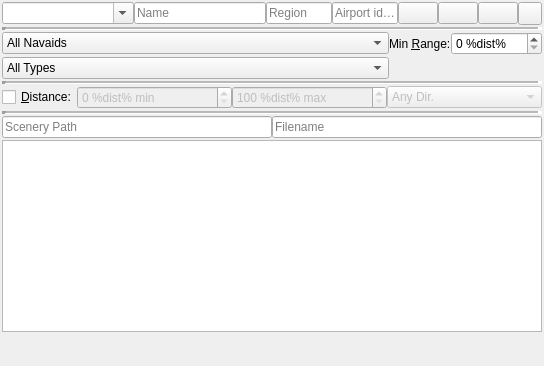
       <widget class="QWidget" name="tabNavIdSearch">
        <attribute name="title">
         <string>Navaids</string>
        </attribute>
        <attribute name="toolTip">
         <string>Search for VOR, NDB and waypoints</string>
        </attribute>
        <layout class="QVBoxLayout" name="verticalLayout_5">
         <property name="spacing">
          <number>2</number>
         </property>
         <property name="leftMargin">
          <number>2</number>
         </property>
         <property name="topMargin">
          <number>2</number>
         </property>
         <property name="rightMargin">
          <number>2</number>
         </property>
         <property name="bottomMargin">
          <number>2</number>
         </property>
         <item>
          <layout class="QVBoxLayout" name="verticalLayoutNavSearch">
           <property name="spacing">
            <number>2</number>
           </property>
           <property name="bottomMargin">
            <number>0</number>
           </property>
           <item>
            <layout class="QHBoxLayout" name="horizontalLayoutNavNameSearch">
             <property name="spacing">
              <number>0</number>
             </property>
             <property name="topMargin">
              <number>0</number>
             </property>
             <item>
              <widget class="QComboBox" name="comboBoxNavIcaoSearch">
               <property name="sizePolicy">
                <sizepolicy hsizetype="Expanding" vsizetype="Fixed">
                 <horstretch>2</horstretch>
                 <verstretch>0</verstretch>
                </sizepolicy>
               </property>
               <property name="sizeIncrement">
                <size>
                 <width>0</width>
                 <height>0</height>
                </size>
               </property>
               <property name="contextMenuPolicy">
                <enum>Qt::CustomContextMenu</enum>
               </property>
               <property name="toolTip">
                <string>Navaid ICAO ident</string>
               </property>
               <property name="statusTip">
                <string>Navaid ICAO ident</string>
               </property>
               <property name="editable">
                <bool>true</bool>
               </property>
               <property name="maxVisibleItems">
                <number>20</number>
               </property>
               <property name="maxCount">
                <number>20</number>
               </property>
               <property name="insertPolicy">
                <enum>QComboBox::InsertAtTop</enum>
               </property>
               <property name="placeholderText">
                <string>Ident</string>
               </property>
               <property name="frame">
                <bool>true</bool>
               </property>
              </widget>
             </item>
             <item>
              <widget class="QLineEdit" name="lineEditNavNameSearch">
               <property name="sizePolicy">
                <sizepolicy hsizetype="Expanding" vsizetype="Fixed">
                 <horstretch>2</horstretch>
                 <verstretch>0</verstretch>
                </sizepolicy>
               </property>
               <property name="toolTip">
                <string>Navaid name</string>
               </property>
               <property name="statusTip">
                <string>Navaid name</string>
               </property>
               <property name="placeholderText">
                <string>Name</string>
               </property>
               <property name="clearButtonEnabled">
                <bool>true</bool>
               </property>
              </widget>
             </item>
             <item>
              <widget class="QLineEdit" name="lineEditNavRegionSearch">
               <property name="sizePolicy">
                <sizepolicy hsizetype="Expanding" vsizetype="Fixed">
                 <horstretch>1</horstretch>
                 <verstretch>0</verstretch>
                </sizepolicy>
               </property>
               <property name="toolTip">
                <string>Navaid two-letter code for region</string>
               </property>
               <property name="statusTip">
                <string>Navaid two-letter code for region</string>
               </property>
               <property name="placeholderText">
                <string>Region</string>
               </property>
               <property name="clearButtonEnabled">
                <bool>true</bool>
               </property>
              </widget>
             </item>
             <item>
              <widget class="QLineEdit" name="lineEditNavAirportIcaoSearch">
               <property name="sizePolicy">
                <sizepolicy hsizetype="Expanding" vsizetype="Fixed">
                 <horstretch>1</horstretch>
                 <verstretch>0</verstretch>
                </sizepolicy>
               </property>
               <property name="toolTip">
                <string>Navaid airport ICAO code</string>
               </property>
               <property name="statusTip">
                <string>Navaid airport ICAO code</string>
               </property>
               <property name="placeholderText">
                <string>Airport ident</string>
               </property>
               <property name="clearButtonEnabled">
                <bool>true</bool>
               </property>
              </widget>
             </item>
             <item>
              <widget class="QPushButton" name="pushButtonNavSearchReset">
               <property name="toolTip">
                <string>Clear all search filters</string>
               </property>
               <property name="statusTip">
                <string>Clear all search filters</string>
               </property>
               <property name="text">
                <string/>
               </property>
               <property name="icon">
                <iconset resource="../../littlenavmap.qrc">
                 <normaloff>:/littlenavmap/resources/icons/clear.svg</normaloff>:/littlenavmap/resources/icons/clear.svg</iconset>
               </property>
              </widget>
             </item>
             <item>
              <widget class="QPushButton" name="pushButtonNavSearchClearSelection">
               <property name="toolTip">
                <string>Clear selection and delete highlights on the map</string>
               </property>
               <property name="statusTip">
                <string>Clear selection and delete highlights on the map</string>
               </property>
               <property name="text">
                <string/>
               </property>
               <property name="icon">
                <iconset resource="../../littlenavmap.qrc">
                 <normaloff>:/littlenavmap/resources/icons/clearselection.svg</normaloff>:/littlenavmap/resources/icons/clearselection.svg</iconset>
               </property>
              </widget>
             </item>
             <item>
              <widget class="QPushButton" name="pushButtonNavHelpSearch">
               <property name="toolTip">
                <string/>
               </property>
               <property name="statusTip">
                <string>Show help for the navaid search tab</string>
               </property>
               <property name="text">
                <string/>
               </property>
               <property name="icon">
                <iconset resource="../../littlenavmap.qrc">
                 <normaloff>:/littlenavmap/resources/icons/help.svg</normaloff>:/littlenavmap/resources/icons/help.svg</iconset>
               </property>
              </widget>
             </item>
             <item>
              <widget class="QToolButton" name="toolButtonNavSearch">
               <property name="toolTip">
                <string>Show or hide search options</string>
               </property>
               <property name="statusTip">
                <string>Show or hide search options</string>
               </property>
               <property name="accessibleName">
                <string/>
               </property>
               <property name="text">
                <string/>
               </property>
               <property name="icon">
                <iconset resource="../../littlenavmap.qrc">
                 <normaloff>:/littlenavmap/resources/icons/menubutton.svg</normaloff>:/littlenavmap/resources/icons/menubutton.svg</iconset>
               </property>
               <property name="popupMode">
                <enum>QToolButton::InstantPopup</enum>
               </property>
               <property name="toolButtonStyle">
                <enum>Qt::ToolButtonTextBesideIcon</enum>
               </property>
              </widget>
             </item>
            </layout>
           </item>
           <item>
            <widget class="Line" name="lineNavTypeSearch">
             <property name="lineWidth">
              <number>4</number>
             </property>
             <property name="midLineWidth">
              <number>2</number>
             </property>
             <property name="orientation">
              <enum>Qt::Horizontal</enum>
             </property>
            </widget>
           </item>
           <item>
            <layout class="QGridLayout" name="gridLayoutNavSearchType">
             <property name="topMargin">
              <number>0</number>
             </property>
             <property name="horizontalSpacing">
              <number>0</number>
             </property>
             <property name="verticalSpacing">
              <number>2</number>
             </property>
             <item row="2" column="1">
              <widget class="QComboBox" name="comboBoxNavNavAidSearch">
               <property name="toolTip">
                <string>Navaid categories</string>
               </property>
               <property name="statusTip">
                <string>Navaid categories</string>
               </property>
               <item>
                <property name="text">
                 <string>All Navaids</string>
                </property>
               </item>
               <item>
                <property name="text">
                 <string>All VOR/VORTAC/TACAN</string>
                </property>
               </item>
               <item>
                <property name="text">
                 <string>All VOR/VORTAC/TACAN/NDB</string>
                </property>
               </item>
               <item>
                <property name="text">
                 <string>Only VOR-DME</string>
                </property>
               </item>
               <item>
                <property name="text">
                 <string>Only VOR</string>
                </property>
               </item>
               <item>
                <property name="text">
                 <string>Only DME</string>
                </property>
               </item>
               <item>
                <property name="text">
                 <string>Only VORTAC</string>
                </property>
               </item>
               <item>
                <property name="text">
                 <string>Only TACAN</string>
                </property>
               </item>
               <item>
                <property name="text">
                 <string>All NDB</string>
                </property>
               </item>
               <item>
                <property name="text">
                 <string>All Waypoints</string>
                </property>
               </item>
               <item>
                <property name="text">
                 <string>All Waypoints on Airways</string>
                </property>
               </item>
              </widget>
             </item>
             <item row="3" column="1">
              <widget class="QComboBox" name="comboBoxNavTypeSearch">
               <property name="toolTip">
                <string>Navaid types</string>
               </property>
               <property name="statusTip">
                <string>Navaid types</string>
               </property>
               <item>
                <property name="text">
                 <string>All Types</string>
                </property>
               </item>
               <item>
                <property name="text">
                 <string>VOR/VORTAC - High</string>
                </property>
               </item>
               <item>
                <property name="text">
                 <string>VOR/VORTAC - Low</string>
                </property>
               </item>
               <item>
                <property name="text">
                 <string>VOR/VORTAC - Terminal</string>
                </property>
               </item>
               <item>
                <property name="text">
                 <string>NDB - HH</string>
                </property>
               </item>
               <item>
                <property name="text">
                 <string>NDB - H</string>
                </property>
               </item>
               <item>
                <property name="text">
                 <string>NDB - MH</string>
                </property>
               </item>
               <item>
                <property name="text">
                 <string>NDB - Compass Locator</string>
                </property>
               </item>
               <item>
                <property name="text">
                 <string>Waypoint - VOR</string>
                </property>
               </item>
               <item>
                <property name="text">
                 <string>Waypoint - NDB</string>
                </property>
               </item>
               <item>
                <property name="text">
                 <string>Waypoint - Other</string>
                </property>
               </item>
              </widget>
             </item>
             <item row="2" column="2">
              <widget class="QLabel" name="labelNavMaxRangeSearch">
               <property name="sizePolicy">
                <sizepolicy hsizetype="Fixed" vsizetype="Preferred">
                 <horstretch>0</horstretch>
                 <verstretch>0</verstretch>
                </sizepolicy>
               </property>
               <property name="text">
                <string>Min &amp;Range:</string>
               </property>
               <property name="buddy">
                <cstring>spinBoxNavMaxRangeSearch</cstring>
               </property>
              </widget>
             </item>
             <item row="2" column="3">
              <widget class="QSpinBox" name="spinBoxNavMaxRangeSearch">
               <property name="sizePolicy">
                <sizepolicy hsizetype="Fixed" vsizetype="Fixed">
                 <horstretch>0</horstretch>
                 <verstretch>0</verstretch>
                </sizepolicy>
               </property>
               <property name="toolTip">
                <string>Minimum range of a VOR or NDB</string>
               </property>
               <property name="statusTip">
                <string>Minimum range of a VOR or NDB</string>
               </property>
               <property name="showGroupSeparator" stdset="0">
                <bool>true</bool>
               </property>
               <property name="suffix">
                <string> %dist%</string>
               </property>
               <property name="minimum">
                <number>0</number>
               </property>
               <property name="maximum">
                <number>400</number>
               </property>
               <property name="singleStep">
                <number>10</number>
               </property>
               <property name="value">
                <number>0</number>
               </property>
              </widget>
             </item>
            </layout>
           </item>
           <item>
            <widget class="Line" name="lineNavDistanceSearch">
             <property name="lineWidth">
              <number>4</number>
             </property>
             <property name="midLineWidth">
              <number>2</number>
             </property>
             <property name="orientation">
              <enum>Qt::Horizontal</enum>
             </property>
            </widget>
           </item>
           <item>
            <layout class="QHBoxLayout" name="horizontalLayoutNavDistanceSearch">
             <property name="spacing">
              <number>0</number>
             </property>
             <property name="topMargin">
              <number>0</number>
             </property>
             <property name="bottomMargin">
              <number>0</number>
             </property>
             <item>
              <widget class="QCheckBox" name="checkBoxNavDistSearch">
               <property name="sizePolicy">
                <sizepolicy hsizetype="Fixed" vsizetype="Fixed">
                 <horstretch>0</horstretch>
                 <verstretch>0</verstretch>
                </sizepolicy>
               </property>
               <property name="toolTip">
                <string>Search for all navaids within the given distance limits around the distance search center</string>
               </property>
               <property name="statusTip">
                <string>Search for all navaids within the given distance limits around the distance search center</string>
               </property>
               <property name="text">
                <string>&amp;Distance:</string>
               </property>
              </widget>
             </item>
             <item>
              <widget class="QSpinBox" name="spinBoxNavDistMinSearch">
               <property name="enabled">
                <bool>false</bool>
               </property>
               <property name="toolTip">
                <string>Minimum navaid distance to search center</string>
               </property>
               <property name="statusTip">
                <string>Minimum navaid distance to search center</string>
               </property>
               <property name="showGroupSeparator" stdset="0">
                <bool>true</bool>
               </property>
               <property name="suffix">
                <string> %dist% min</string>
               </property>
               <property name="maximum">
                <number>3000</number>
               </property>
               <property name="singleStep">
                <number>100</number>
               </property>
              </widget>
             </item>
             <item>
              <widget class="QSpinBox" name="spinBoxNavDistMaxSearch">
               <property name="enabled">
                <bool>false</bool>
               </property>
               <property name="toolTip">
                <string>Maximum navaid distance to search center</string>
               </property>
               <property name="statusTip">
                <string>Maximum navaid distance to search center</string>
               </property>
               <property name="specialValueText">
                <string/>
               </property>
               <property name="showGroupSeparator" stdset="0">
                <bool>true</bool>
               </property>
               <property name="suffix">
                <string> %dist% max</string>
               </property>
               <property name="minimum">
                <number>100</number>
               </property>
               <property name="maximum">
                <number>3000</number>
               </property>
               <property name="singleStep">
                <number>100</number>
               </property>
               <property name="value">
                <number>100</number>
               </property>
              </widget>
             </item>
             <item>
              <widget class="QComboBox" name="comboBoxNavDistDirectionSearch">
               <property name="enabled">
                <bool>false</bool>
               </property>
               <property name="toolTip">
                <string>Approximate direction to search center</string>
               </property>
               <property name="statusTip">
                <string>Approximate direction to search center</string>
               </property>
               <item>
                <property name="text">
                 <string>Any Dir.</string>
                </property>
               </item>
               <item>
                <property name="text">
                 <string>North</string>
                </property>
               </item>
               <item>
                <property name="text">
                 <string>East</string>
                </property>
               </item>
               <item>
                <property name="text">
                 <string>South</string>
                </property>
               </item>
               <item>
                <property name="text">
                 <string>West</string>
                </property>
               </item>
              </widget>
             </item>
            </layout>
           </item>
           <item>
            <widget class="Line" name="lineNavScenerySearch">
             <property name="lineWidth">
              <number>4</number>
             </property>
             <property name="midLineWidth">
              <number>2</number>
             </property>
             <property name="orientation">
              <enum>Qt::Horizontal</enum>
             </property>
            </widget>
           </item>
           <item>
            <layout class="QHBoxLayout" name="horizontalLayoutNavScenerySearch">
             <property name="spacing">
              <number>0</number>
             </property>
             <property name="bottomMargin">
              <number>0</number>
             </property>
             <item>
              <widget class="QLineEdit" name="lineEditNavScenerySearch">
               <property name="toolTip">
                <string>Path of the scenery file containing the navaid</string>
               </property>
               <property name="statusTip">
                <string>Path of the scenery file containing the navaid</string>
               </property>
               <property name="placeholderText">
                <string>Scenery Path</string>
               </property>
               <property name="clearButtonEnabled">
                <bool>true</bool>
               </property>
              </widget>
             </item>
             <item>
              <widget class="QLineEdit" name="lineEditNavFileSearch">
               <property name="toolTip">
                <string>Name of the scenery file containing the navaid</string>
               </property>
               <property name="statusTip">
                <string>Name of the scenery file containing the navaid</string>
               </property>
               <property name="placeholderText">
                <string>Filename</string>
               </property>
               <property name="clearButtonEnabled">
                <bool>true</bool>
               </property>
              </widget>
             </item>
            </layout>
           </item>
           <item>
            <widget class="QTableView" name="tableViewNavSearch">
             <property name="minimumSize">
              <size>
               <width>0</width>
               <height>20</height>
              </size>
             </property>
             <property name="font">
              <font>
               <pointsize>9</pointsize>
              </font>
             </property>
             <property name="contextMenuPolicy">
              <enum>Qt::CustomContextMenu</enum>
             </property>
             <property name="editTriggers">
              <set>QAbstractItemView::NoEditTriggers</set>
             </property>
             <property name="tabKeyNavigation">
              <bool>false</bool>
             </property>
             <property name="showDropIndicator" stdset="0">
              <bool>false</bool>
             </property>
             <property name="dragDropOverwriteMode">
              <bool>false</bool>
             </property>
             <property name="alternatingRowColors">
              <bool>true</bool>
             </property>
             <property name="selectionMode">
              <enum>QAbstractItemView::ExtendedSelection</enum>
             </property>
             <property name="selectionBehavior">
              <enum>QAbstractItemView::SelectRows</enum>
             </property>
             <property name="horizontalScrollMode">
              <enum>QAbstractItemView::ScrollPerPixel</enum>
             </property>
             <property name="sortingEnabled">
              <bool>true</bool>
             </property>
             <property name="wordWrap">
              <bool>false</bool>
             </property>
             <attribute name="horizontalHeaderMinimumSectionSize">
              <number>3</number>
             </attribute>
             <attribute name="horizontalHeaderShowSortIndicator" stdset="0">
              <bool>true</bool>
             </attribute>
             <attribute name="verticalHeaderCascadingSectionResizes">
              <bool>true</bool>
             </attribute>
             <attribute name="verticalHeaderShowSortIndicator" stdset="0">
              <bool>false</bool>
             </attribute>
            </widget>
           </item>
           <item>
            <widget class="QLabel" name="labelNavSearchStatus">
             <property name="text">
              <string/>
             </property>
             <property name="wordWrap">
              <bool>true</bool>
             </property>
             <property name="textInteractionFlags">
              <set>Qt::TextSelectableByMouse</set>
             </property>
            </widget>
           </item>
           <item>
            <widget class="QLabel" name="labelNavSearchOverride">
             <property name="text">
              <string/>
             </property>
             <property name="wordWrap">
              <bool>true</bool>
             </property>
             <property name="textInteractionFlags">
              <set>Qt::TextSelectableByMouse</set>
             </property>
            </widget>
           </item>
          </layout>
         </item>
        </layout>
       </widget>
